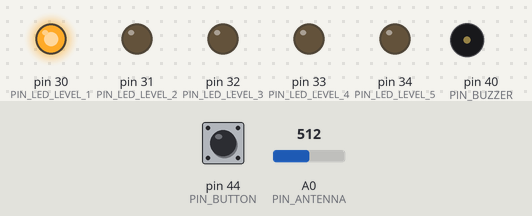
The program below on a simulated Arduino Mega 2560, built with avr-gcc and run on an emulated ATmega2560. On the bench: output pins drawn as LEDs (lit = HIGH), buzzer (waves = sounding, pin HIGH). The test bench sets the inputs (shaded band); at power-on: A0 (PIN_ANTENNA) = 512, pin 44 (PIN_BUTTON) HIGH. What the program prints to the serial monitor is not drawn.

Above: at 1.2 s.
1.3 s: A0 (PIN_ANTENNA) set to 440
Timing chart, 0 to 4.3 s (numbered marks = the images above; inputs shaded):
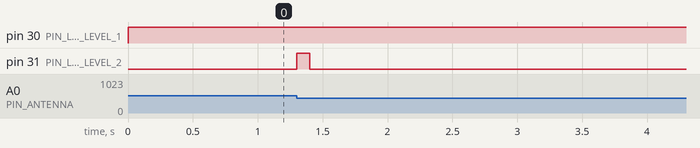

Measured:
- after the input at 1.3 s, pin 31 (PIN_LED_LEVEL_2): LOW → HIGH at once, → LOW 0.10 s later

The program:

main.cpp
```cpp
#include <Arduino.h>

const uint8_t PIN_ANTENNA = A0;
const uint8_t PIN_LED_LEVEL_1 = 30;    // LED green 1
const uint8_t PIN_LED_LEVEL_2 = 31;    // LED green 2
const uint8_t PIN_LED_LEVEL_3 = 32;    // LED yellow
const uint8_t PIN_LED_LEVEL_4 = 33;    // LED red 1
const uint8_t PIN_LED_LEVEL_5 = 34;    // LED red 2
const uint8_t PIN_BUZZER = 40;         // IN1 driver
const uint8_t PIN_BUTTON = 44;

bool buzzerEnabled = false;
bool buzzerPinState = false;
uint32_t lastBuzzerToggle_ms = 0;

bool lastRawButtonState = HIGH;
bool lastButtonState = HIGH;           // HIGH = not pressed, since INPUT_PULLUP
uint32_t lastDebounceTime_ms = 0;
const uint8_t DEBOUNCE_DELAY_ms = 50;

const uint8_t ON_TIME_ms = 30;
const uint16_t OFF_TIME_ms[] = {400, 100, 80, 30};  // index 0..3 = levels 2..5

uint8_t currentLevel = 1;

const uint32_t SAMPLE_WINDOW_ms = 100;  // 5 periods of 50 Hz mains per window

// temporary values
const uint16_t LEVEL2_THRESHOLD = 50;
const uint16_t LEVEL3_THRESHOLD = 183;
const uint16_t LEVEL4_THRESHOLD = 316;
const uint16_t LEVEL5_THRESHOLD = 450;
const uint16_t HYSTERESIS_GAP = 20;

const uint8_t LED_PINS[] = {PIN_LED_LEVEL_1, PIN_LED_LEVEL_2, PIN_LED_LEVEL_3, PIN_LED_LEVEL_4, PIN_LED_LEVEL_5};
const uint8_t NUM_LEDS = 5;

// function declarations:
void beginAntenna();
void beginLED();
void beginBuzzer();

void readButton(uint32_t now_ms);

void updateAntenna(uint32_t now_ms);
void updateLED(void);
void updateBuzzer(uint32_t now_ms);

uint16_t levelUpThreshold(uint8_t level);
uint16_t levelDownThreshold(uint8_t level);

void setup() {
  Serial.begin(115200);

  pinMode(PIN_BUTTON, INPUT_PULLUP);

  beginAntenna();
  beginLED();
  beginBuzzer();
}

void loop() {
  uint32_t now_ms = millis();

  readButton(now_ms);

  updateAntenna(now_ms);
  updateLED();
  updateBuzzer(now_ms);
}

// function definitions:
void beginAntenna() {
  pinMode(PIN_ANTENNA, INPUT);
}

void beginLED() {
  for (uint8_t i = 0; i < NUM_LEDS; i++) {
    pinMode(LED_PINS[i], OUTPUT);
    digitalWrite(LED_PINS[i], LOW);
  }
}

void beginBuzzer() {
  pinMode(PIN_BUZZER, OUTPUT);
  digitalWrite(PIN_BUZZER, LOW);
}

void readButton(uint32_t now_ms) {
  bool rawState = digitalRead(PIN_BUTTON);

  if (rawState != lastRawButtonState) {
    lastDebounceTime_ms = now_ms; // reading changed, restart the debounce window
  }
  lastRawButtonState = rawState;  // raw tracking grouped together

  // stable for the full window AND different from last confirmed state
  if ((now_ms - lastDebounceTime_ms) >= DEBOUNCE_DELAY_ms && rawState != lastButtonState) {
    lastButtonState = rawState;
    if (rawState == LOW) {
      buzzerEnabled = !buzzerEnabled;
    }
  }
}

void updateAntenna(uint32_t now_ms) {
  static uint16_t minValue = 1023;  // start at opposite extremes
  static uint16_t maxValue = 0;
  static uint32_t windowStart_ms = 0;

  uint16_t currentValue = analogRead(PIN_ANTENNA);

  if (currentValue < minValue) {  // two separate ifs: one sample can set both
    minValue = currentValue;
  }
  if (currentValue > maxValue) {
    maxValue = currentValue;
  }

  if ((now_ms - windowStart_ms) >= SAMPLE_WINDOW_ms) {  // evaluate once per window
    uint16_t fieldStrength = maxValue - minValue;       // peak-to-peak amplitude

    // hysteresis
    if (currentLevel < 5 && fieldStrength >= levelUpThreshold(currentLevel + 1)) {
      currentLevel += 1;
    } else if (currentLevel > 1 && fieldStrength <= levelDownThreshold(currentLevel)) {
      currentLevel -= 1;
    }

    Serial.print(F("fieldStrength: "));   // print once per window, not every loop
    Serial.print(fieldStrength);
    Serial.print(F("  level: "));
    Serial.println(currentLevel);

    minValue = 1023;
    maxValue = 0;
    windowStart_ms = now_ms;
  }
}

void updateLED(void) {
  for (uint8_t i = 0; i < NUM_LEDS; i++) {
    if (i < currentLevel) {
      digitalWrite(LED_PINS[i], HIGH);
    } else {
      digitalWrite(LED_PINS[i], LOW);
    }
  }
}

void updateBuzzer(uint32_t now_ms) {
  if (!buzzerEnabled || currentLevel <= 1) {
    digitalWrite(PIN_BUZZER, LOW); // LOW -> off
    buzzerPinState = false;        // keep state variable in sync with the actual pin
    return;
  }

  // level 2..5 maps to index 0..3
  uint16_t phase_ms = buzzerPinState ? ON_TIME_ms : OFF_TIME_ms[currentLevel - 2];

  if ((now_ms - lastBuzzerToggle_ms) >= phase_ms) {
    buzzerPinState = !buzzerPinState;
    digitalWrite(PIN_BUZZER, buzzerPinState);  // true -> HIGH -> on
    lastBuzzerToggle_ms = now_ms;
  }
}

uint16_t levelUpThreshold(uint8_t level) {
  switch (level) {
    case 2:
      return LEVEL2_THRESHOLD;
    case 3:
      return LEVEL3_THRESHOLD;
    case 4:
      return LEVEL4_THRESHOLD;
    case 5:
      return LEVEL5_THRESHOLD;
  }
  return 0;
}

uint16_t levelDownThreshold(uint8_t level) {
  switch (level) {
    case 5:
      return LEVEL5_THRESHOLD - HYSTERESIS_GAP;
    case 4:
      return LEVEL4_THRESHOLD - HYSTERESIS_GAP;
    case 3:
      return LEVEL3_THRESHOLD - HYSTERESIS_GAP;
    case 2:
      return LEVEL2_THRESHOLD - HYSTERESIS_GAP;
  }
  return 0;
}
```
